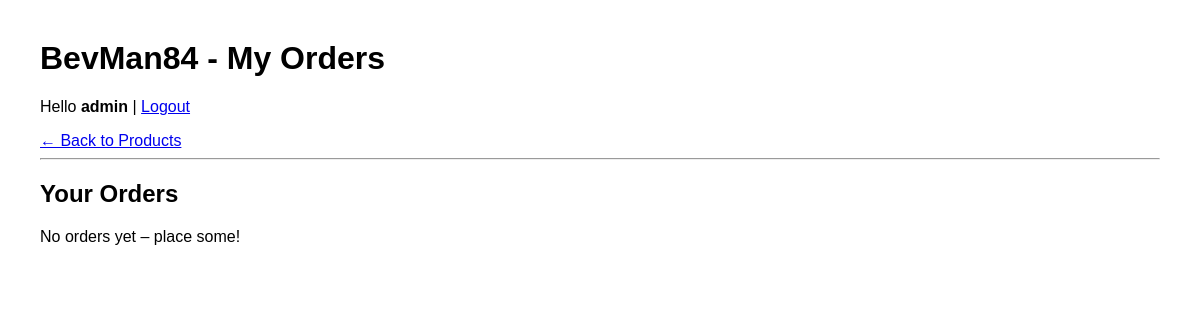
Page /my-orders/ (signed in) on the earlier database version.
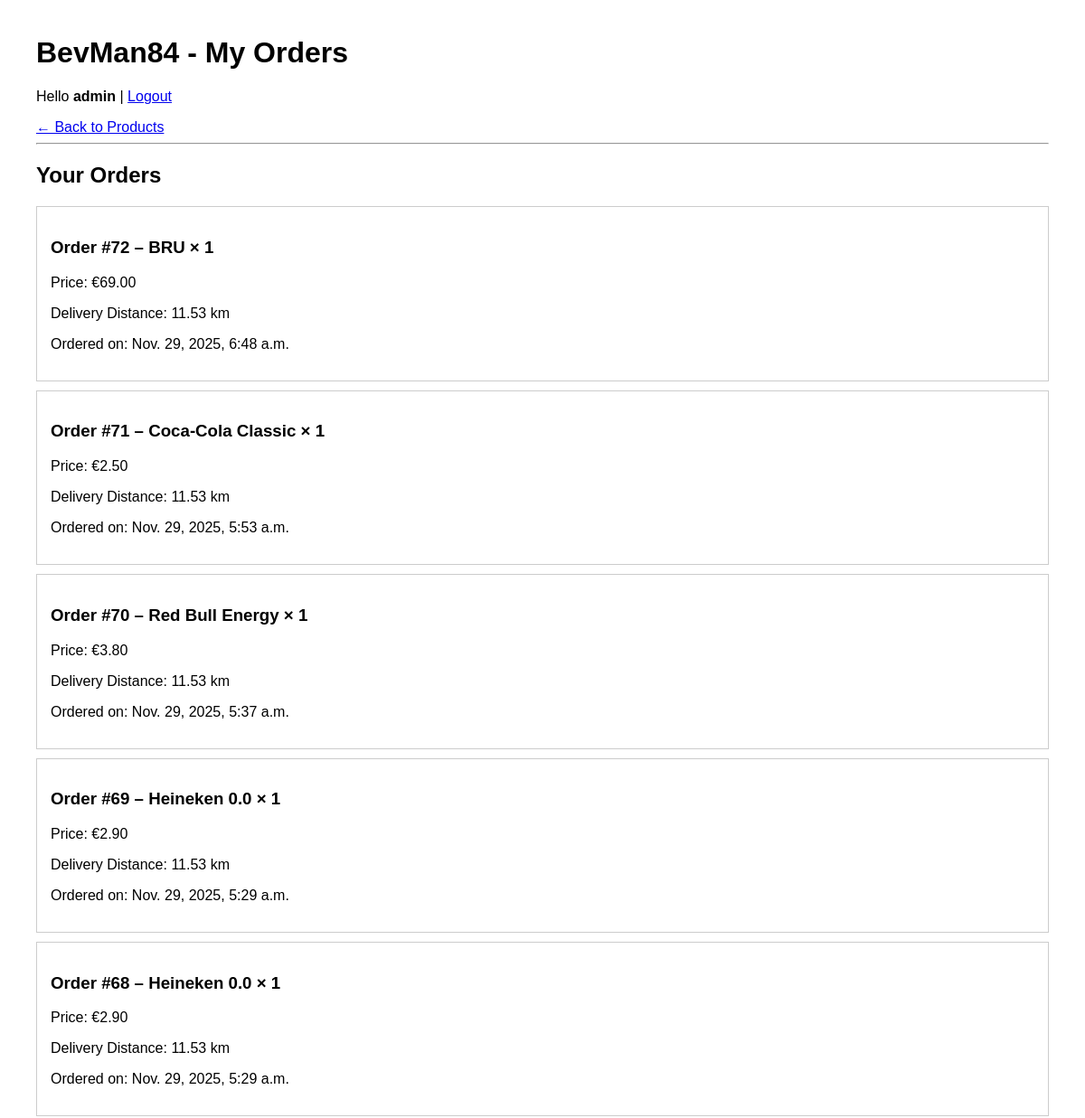
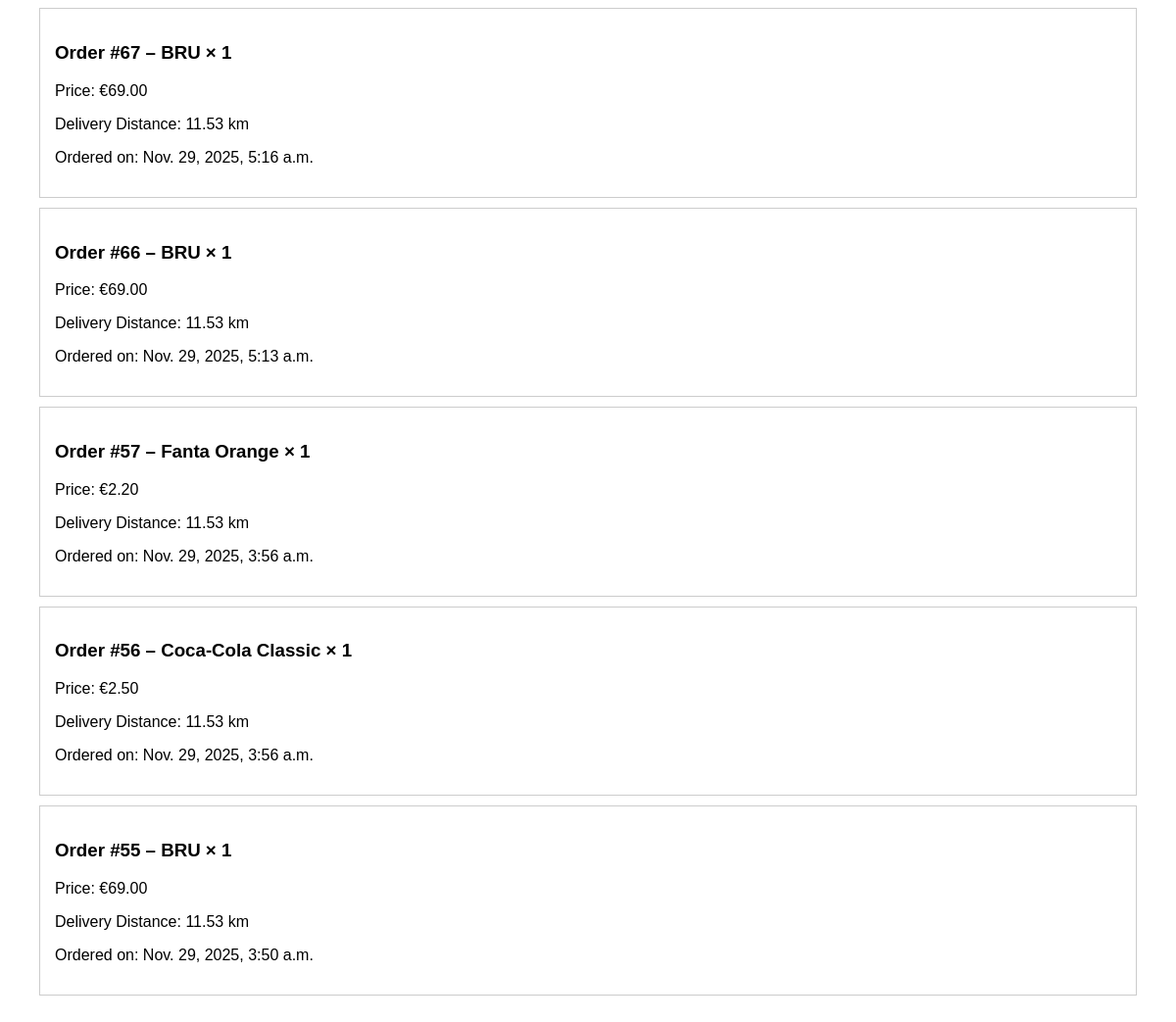
Same page on the later database version (2 pictures, top to bottom).
### products84/models.py (models this page shows, shortened)
class Order(models.Model):
    user = models.ForeignKey(User, on_delete=models.CASCADE)
    product = models.ForeignKey(Product, on_delete=models.CASCADE)
    quantity = models.PositiveIntegerField(default=1)
    ordered_at = models.DateTimeField(auto_now_add=True)
    delivery_distance_km = models.FloatField(null=True, blank=True)
    User.add_to_class('area_code', models.CharField(max_length=5, blank=True))

class Product(models.Model):
    name = models.CharField(max_length=100)
    description = models.TextField(blank=True)
    price = models.DecimalField(max_digits=8, decimal_places=2)
    image = models.ImageField(upload_to='products/', blank=True, null=True)

### products84/views.py (the view)
# urls.py: path('my-orders/', views.my_orders, name='my_orders'),
@login_required
def my_orders(request):
    orders = Order.objects.filter(user=request.user).order_by('-id')  # Latest first
    return render(request, 'my_orders.html', {'orders': orders})

### products84/templates/my_orders.html
<!DOCTYPE html>
<html>
<head><title>My Orders – BevMan84</title></head>
<body style="font-family:Arial; margin:40px;">
<h1>BevMan84 - My Orders</h1>
{% if user.is_authenticated %}
    <p>Hello <strong>{{ user.username }}</strong> | <a href="/logout/">Logout</a></p>
{% endif %}
<a href="/">← Back to Products</a>
<hr>
<h2>Your Orders</h2>
{% for order in orders %}
    <div style="border:1px solid #ccc; padding:15px; margin:10px 0;">
        <h3>Order #{{ order.id }} – {{ order.product.name }} × {{ order.quantity }}</h3>
        <p>Price: €{{ order.product.price }}</p>
        <p>Delivery Distance: {{ order.delivery_distance_km }} km</p>
        <p>Ordered on: {{ order.ordered_at }}</p>
    </div>
{% empty %}
    <p>No orders yet – place some!</p>
{% endfor %}
</body>
</html>

Differences in the rows shown:
added Order: id "72", product.name "BRU", quantity "1", product.price "69.00", delivery_distance_km "11.53", ordered_at "Nov. 29, 2025, 6:48 a.m."
added Order: id "71", product.name "Coca-Cola Classic", quantity "1", product.price "2.50", delivery_distance_km "11.53", ordered_at "Nov. 29, 2025, 5:53 a.m."
added Order: id "70", product.name "Red Bull Energy", quantity "1", product.price "3.80", delivery_distance_km "11.53", ordered_at "Nov. 29, 2025, 5:37 a.m."
added Order: id "69", product.name "Heineken 0.0", quantity "1", product.price "2.90", delivery_distance_km "11.53", ordered_at "Nov. 29, 2025, 5:29 a.m."
added Order: id "68", product.name "Heineken 0.0", quantity "1", product.price "2.90", delivery_distance_km "11.53", ordered_at "Nov. 29, 2025, 5:29 a.m."
added Order: id "67", product.name "BRU", quantity "1", product.price "69.00", delivery_distance_km "11.53", ordered_at "Nov. 29, 2025, 5:16 a.m."
added Order: id "66", product.name "BRU", quantity "1", product.price "69.00", delivery_distance_km "11.53", ordered_at "Nov. 29, 2025, 5:13 a.m."
added Order: id "57", product.name "Fanta Orange", quantity "1", product.price "2.20", delivery_distance_km "11.53", ordered_at "Nov. 29, 2025, 3:56 a.m."
added Order: id "56", product.name "Coca-Cola Classic", quantity "1", product.price "2.50", delivery_distance_km "11.53", ordered_at "Nov. 29, 2025, 3:56 a.m."
added Order: id "55", product.name "BRU", quantity "1", product.price "69.00", delivery_distance_km "11.53", ordered_at "Nov. 29, 2025, 3:50 a.m."
Other differences:
text no longer shown: "No orders yet – place some!"
